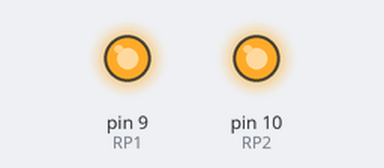
Recording of a sketch running on a simulated Arduino Uno, built with avr-gcc and run on an emulated ATmega328P. Shown: output pins drawn as LEDs (lit = HIGH). Random numbers use the default seed unless the sketch sets one; what the sketch prints to the serial monitor is not drawn.

Above: at 1.55 s.
Timing chart, 0 to 4.5 s (numbered marks = the images above):
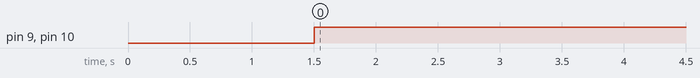

Measured:
- by itself, pin 9 (RP1), pin 10 (RP2): LOW → HIGH at 1.5 s

The sketch:

2_slideprojectors_randomTimeInterval.ino
```cpp
/*
Arduino programma dat je 2 diaprojectoren (kodak carrousels) laat aansturen met random waardes.
Oktober 2017- Hendrik Leper (initially made for Matthijs Vuijk)
*/

#define RP1 9      // Define the relay pin 1 &
#define RP2 10      // relay pin 2
/*
#define RP3 11      // 3
#define RP4 12      // 4
*/
//  - - - deze variabelen zijn te veranderen - - -  //
int minRandomInterval = 2000;      // minimale interval tussen dia's in milliseconden 1000 = 1 seconde
int maxRandomInterval = 20000;      // minimale interval tussen dia's in milliseconden 1000 = 1 seconde
boolean debug = true;    // print


//  - - - deze variabelen zijn NIET te veranderen - - -  //
int randomInterval1;
int relayState1 = LOW;
unsigned long previousMillis1 = 0;        // will store last time Relay was updated
long OnTime1;           // milliseconds of on-time
long OffTime1;          // milliseconds of off-time
int randomInterval2;
int relayState2 = LOW;
unsigned long previousMillis2 = 0;        // will store last time Relay was updated
long OnTime2;           // milliseconds of on-time
long OffTime2;          // milliseconds of off-time
int randomInterval3;
/*
int relayState3 = LOW;
unsigned long previousMillis3 = 0;        // will store last time Relay was updated
long OnTime3;           // milliseconds of on-time
long OffTime3;          // milliseconds of off-time
int randomInterval4;
int relayState4 = LOW;
unsigned long previousMillis4 = 0;        // will store last time Relay was updated
long OnTime4;           // milliseconds of on-time
long OffTime4;          // milliseconds of off-time
*/
int pulseTime = 200;      // duur van de electrische pulse die de projector doet voortgaan


void setup()
{
  pinMode(RP1, OUTPUT);
  pinMode(RP2, OUTPUT);
  /*
  pinMode(RP3, OUTPUT);
  pinMode(RP4, OUTPUT);
  */
  OnTime1 = pulseTime;
  OnTime2 = pulseTime;
  /*
  OnTime3 = pulseTime;
  OnTime4 = pulseTime;
  */
  if (debug) {
    Serial.begin(9600);
    delay(1000);
    Serial.println("-- started --");
    delay(500);
  }
}

void loop()
{
  // check to see if it's time to change the state of the LED
  unsigned long currentMillis = millis();

  if((relayState1 == HIGH) && (currentMillis - previousMillis1 >= OnTime1))
  {
    relayState1 = LOW;  // Turn it off
    previousMillis1 = currentMillis;  // Remember the time
    digitalWrite(RP1, relayState1);  // Update the actual LED
  }
  else if ((relayState1 == LOW) && (currentMillis - previousMillis1 >= OffTime1))
  {
    relayState1 = HIGH;  // turn it on
    previousMillis1 = currentMillis;   // Remember the time
    digitalWrite(RP1, relayState1);    // Update the actual LED
    randomInterval1 = random(minRandomInterval,maxRandomInterval);

  }

  if((relayState2 == HIGH) && (currentMillis - previousMillis2 >= OnTime2))
  {
    relayState2 = LOW;  // Turn it off
    previousMillis2 = currentMillis;  // Remember the time
    digitalWrite(RP2, relayState2);  // Update the actual LED
  }
  else if ((relayState2 == LOW) && (currentMillis - previousMillis2 >= OffTime2))
  {
    relayState2 = HIGH;  // turn it on
    previousMillis2 = currentMillis;   // Remember the time
    digitalWrite(RP2, relayState2);   // Update the actual LED
    randomInterval2 = random(minRandomInterval,maxRandomInterval);
  }
}
```
